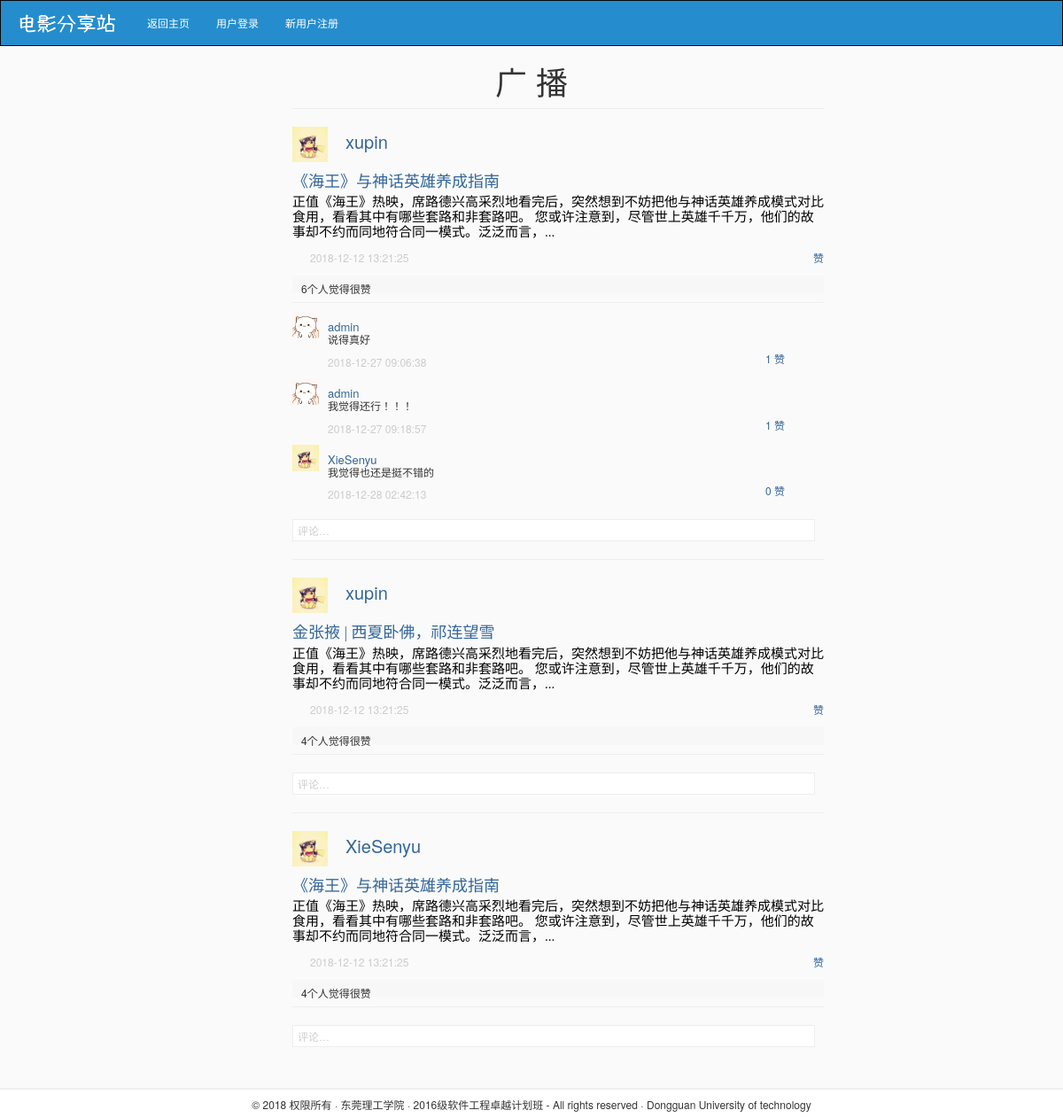
/broadcast/broadcast.php, run on the app's committed database.
### tables this page shows
CREATE TABLE `user`  (
  `id` int(10) NOT NULL AUTO_INCREMENT,
  `userType` enum('manager','user') NOT NULL DEFAULT 'user',
  `userName` varchar(255) NOT NULL,
  `password` varchar(255) NOT NULL,
  `headurl` varchar(255) DEFAULT NULL,
  PRIMARY KEY (`id`) USING BTREE
);

CREATE TABLE `broadcast`  (
  `broadcastId` int(10) NOT NULL AUTO_INCREMENT,
  `broadcastTitle` varchar(255) NOT NULL,
  `broadcastContent` varchar(255) NOT NULL,
  `broadcastURL` varchar(255) DEFAULT NULL,
  `Number` int(10) NOT NULL DEFAULT 0,
  `broadcastTime` datetime(0) NOT NULL,
  `userid` int(10) DEFAULT NULL,
  PRIMARY KEY (`broadcastId`) USING BTREE,
  INDEX `userid`(`userid`) USING BTREE,
  CONSTRAINT `broadcast_ibfk_1` FOREIGN KEY (`userid`) REFERENCES `user` (`id`) ON DELETE RESTRICT ON UPDATE RESTRICT
);

CREATE TABLE `broadcastcomment`  (
  `CommentId` int(10) NOT NULL AUTO_INCREMENT,
  `userComment` varchar(255) NOT NULL,
  `CNumber` int(10) NOT NULL DEFAULT 0,
  `broadcastCommentTime` datetime(0) NOT NULL,
  `userid` int(10) DEFAULT NULL,
  `broadcastId` int(10) DEFAULT NULL,
  PRIMARY KEY (`CommentId`) USING BTREE,
  INDEX `broadcastId`(`broadcastId`) USING BTREE,
  INDEX `userid`(`userid`) USING BTREE,
  CONSTRAINT `broadcastcomment_ibfk_1` FOREIGN KEY (`broadcastId`) REFERENCES `broadcast` (`broadcastId`) ON DELETE RESTRICT ON UPDATE RESTRICT,
  CONSTRAINT `broadcastcomment_ibfk_2` FOREIGN KEY (`userid`) REFERENCES `user` (`id`) ON DELETE RESTRICT ON UPDATE RESTRICT
);

### broadcast/broadcast.php (the view, shortened to what this page needs)
<!DOCTYPE html>
<html>
<head>
<link rel="stylesheet" href="../public/css/bootstrap.min.css">
</head>
<body
	style="background: #FAFAFA; padding-top: 0px; padding-right: 0px; padding-left: 0px;">
	<nav class="navbar navbar-default navbar-inverse"
		style="background: #258dcd; border-radius: 0;">
		<div class="container-fluid">
			<div class="navbar-header">
				<a class="navbar-brand" href="#"><img
					src="../public/images/Logo1.png"
					style="height: 35px; margin-top: -8px;"></a>
			</div>
			<div class="collapse navbar-collapse"
				id="bs-example-navbar-collapse-1">
				<ul class="nav navbar-nav text-center">
                    <?php
                    if (! isset($_SESSION['userName']) || $_SESSION['userName'] == '') {
                        echo "<li><a href='../index.php' style='color:#FFF;'>返回主页</a></li><li><a href='../php/login.php' style='color: #FFF;'>用户登录</a></li><li><a href='../php/register.php' style='color:#FFF;'>新用户注册</a></li>";
                    }
                    ?>
                </ul>
			</div>
		</div>
	</nav>
	<h1>广 播</h1>
	<div id="list">
    <?php
    $broadcast_sql = mysql_query("select * from broadcast");
    if ($broadcast_sql > 0) {
        while ($row = mysql_fetch_array($broadcast_sql)) {
            $broadcastId = $row['broadcastId'];
            $broadcastTitle = $row['broadcastTitle'];
            $broadcastContent = $row['broadcastContent'];
            $broadcastURL = $row['broadcastURL'];
            $broadcastTime = $row['broadcastTime'];
            $Number = $row['Number'];
            $userid = $row['userid'];
            $users = "select * from user where id='$userid'";
            $sql = mysql_query($users);
            while ($result = mysql_fetch_array($sql)) {
                $headurl = $result['headurl'];
                $userName = $result['userName'];
                ?>
                <div class="box clearfix">
				 <img class="head"
				src=<?php echo $headurl; ?> alt="">
			<p class="txt">
				<span class="user"><?php echo $userName; ?></span>
			</p>
			<div class="content">
				<div class="main">
					<a href=<?php echo $broadcastURL; ?>>
						<div class="user_head">
							<span><?php echo $broadcastTitle; ?><br /></span>
						</div>
						<div class="user_text">
							<span><?php echo $broadcastContent; ?></span>
						</div>
				</div>
				<div class="info clearfix">
					<input type="hidden" value="<?php echo 'A'.$broadcastId; ?>" /> <span
						class="time"><?php echo $broadcastTime; ?></span> <a
						class="praise" href="javascript:;">赞</a>
				</div>
				<div class="praises-total" total='<?php echo $Number; ?>'
					style="display: block;"><?php echo $Number; ?>个人觉得很赞</div>
				<div class="comment-list">
					<div class="comment-box clearfix" user="self">
                                <?php
                $comment_sql = mysql_query("select * from broadcastcomment where broadcastId='$broadcastId'");
                while ($comment_result = mysql_fetch_array($comment_sql)) {
                    $CommentId = $comment_result['CommentId'];
                    $userComment = $comment_result['userComment'];
                    $CNumber = $comment_result['CNumber'];
                    $comment_userid = $comment_result['userid'];
                    $broadcastCommentTime = $comment_result['broadcastCommentTime'];
                    $comment_users = "select * from user where id='$comment_userid'";
                    $c_sql = mysql_query($comment_users);
                    while ($c_result = mysql_fetch_array($c_sql)) {
                        ?>
                                        <div>
							<input type="hidden" value="<?php echo 'C'.$CommentId; ?>" /> <img
								class="myhead" src="<?php echo $c_result['headurl']; ?>" alt="">
							<div class="comment-content">
								<p class="comment-text">
									<span class="user">
										<div class="user_name"><?php echo $c_result['userName']; ?></div>
									</span>
								<div class="user_comment">
                                                    <?php echo $userComment; ?>
                                                </div>
								</p>
								<p class="comment-time">
                                                    <?php echo $broadcastCommentTime;?>
                                                    <a
										href="javascript:;" class="comment-praise" my="0"
										total='<?php echo $CNumber; ?>' style="display: inline-block"><?php echo $CNumber; ?> 赞</a>
								</p>
							</div>
						</div>
                                        <?php
                    }
                }
                ?>
                            </div>
				</div>
				<div class="text-box">
					<textarea class="comment" autocomplete="off">评论…</textarea>
				</div>
			</div>
		</div>
                <?php
            }
        }
    } else {
        echo "alert('暂无广播')";
        echo "<h3>暂无广播<h3/>";
    }
    ?>
</div>
	<div
		style="width: 100%; text-align: center; height: 34px; border-top: 2px solid #EEEEEE; line-height: 34px; background: #FFF; position: fixed; bottom: 0px; z-index: 99999">
		© 2018 权限所有 · 东莞理工学院 · 2016级软件工程卓越计划班 - All rights reserved · Dongguan
		University of technology</div>
</body>
</html>

### broadcast/broadcast.php (style rules this page uses)
body { font-size: 12px; line-height: 120%; text-align: center; color: #333; padding: 20px; }
a { color: #333; text-decoration: none; }
* { margin: 0; padding: 0; border: none; }
.clearfix:after { content: "."; display: block; height: 0; clear: both; visibility: hidden }
.clearfix { *height: 1%; }
#list { margin: 0 auto; text-align: left; width: 540px; }
.box { border-top: 1px solid #eee; position: relative; width: 600px; padding: 20px 0 }
.head { float: left; width: 40px; height: 40px; margin-right: 10px; }
.content { float: left; width: 600px; }
.main { margin-bottom: 10px; margin-top: 15px; }
.main a { text-decoration: none; }
.txt { margin: 10px; float: left; }
.user { color: #369; font-size: 20px; width: 100% }
.user_head { font-family: "宋体"; font-size: 18px; color: #369; margin-bottom: 8px; }
.user_text { font-family: "宋体"; font-size: 15px; color: black; line-height: 17px; }
.user_name { color: #369; font-size: 13px; }
.info { height: 20px; line-height: 19px; font-size: 12px; margin: 0 0 10px 0; }
.info .time { color: #ccc; float: left; height: 20px; padding-left: 20px; background: url("./php/demo_filesdemo_files/bg1.png") no-repeat left top; }
.info .praise { color: #369; float: right; height: 20px; padding-left: 18px; background: url("./php/demo_files/bg1.png") no-repeat left top; }
.praises-total { margin: 0 0 10px 0; height: 20px; background: url("images/praise.png") no-repeat 5px 5px rgb(247, 247, 247); padding: 5px 0 5px 10px; line-height: 19px; }
.comment-box { padding: 10px 0; border-top: 1px solid #eee; }
.comment-box .myhead { float: left; width: 30px; height: 30px; margin-right: 10px; }
.comment-box .comment-content { float: left; width: 560px; }
.comment-box .comment-content .comment-time { color: #ccc; margin-top: 3px; line-height: 16px; position: relative; }
.comment-box .comment-content .comment-praise { display: none; color: #369; padding-left: 17px; height: 20px; background: url("images/praise.png") no-repeat; position: absolute; bottom: 0px; right: 44px; }
.text-box .comment { border: 1px solid #eee; display: block; height: 25px; width: 590px; padding: 5px; resize: none; color: #ccc }

### data on the page
broadcast: broadcastTitle "《海王》与神话英雄养成指南", broadcastContent "正值《海王》热映，席路德兴高采烈地看完后，突然想到不妨把他与神话英雄养成模式对比食用，看看其中有哪些套路和非套路吧。 您或许注意到，尽管世上英雄千千万，他们的故事却不约而同地符合同一模式。泛泛而言，...", broadcastTime "2018-12-12 13:21:25", Number "6"
user: headurl (placeholder picture), userName "xupin"
broadcastcomment: userComment "说得真好", broadcastCommentTime "2018-12-27 09:06:38", CNumber "1"
user: headurl (picture), userName "admin"
broadcastcomment: userComment "我觉得还行！！！", broadcastCommentTime "2018-12-27 09:18:57", CNumber "1"
broadcastcomment: userComment "我觉得也还是挺不错的", broadcastCommentTime "2018-12-28 02:42:13", CNumber "0"
user: headurl (placeholder picture), userName "XieSenyu"
broadcast: broadcastTitle "金张掖 | 西夏卧佛，祁连望雪", broadcastContent "正值《海王》热映，席路德兴高采烈地看完后，突然想到不妨把他与神话英雄养成模式对比食用，看看其中有哪些套路和非套路吧。 您或许注意到，尽管世上英雄千千万，他们的故事却不约而同地符合同一模式。泛泛而言，...", broadcastTime "2018-12-12 13:21:25", Number "4"
broadcast: broadcastTitle "《海王》与神话英雄养成指南", broadcastContent "正值《海王》热映，席路德兴高采烈地看完后，突然想到不妨把他与神话英雄养成模式对比食用，看看其中有哪些套路和非套路吧。 您或许注意到，尽管世上英雄千千万，他们的故事却不约而同地符合同一模式。泛泛而言，...", broadcastTime "2018-12-12 13:21:25", Number "4"
